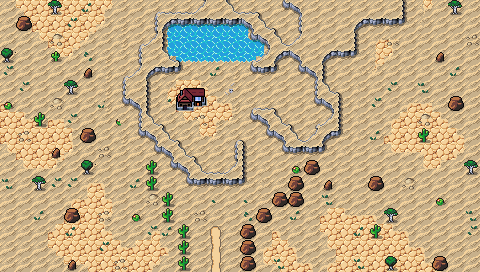

Below is a game level as drawn by its tile map, then a one-line description and the .tmx that defines it (tile-layer data replaced by summaries):
An orthogonal 30x17 tile map with 16x16 px tiles, 4 tile layers (Background, Ground, Clutter, Cave), 3 tilesets and 11 objects.

<map version="1.10" tiledversion="1.11.2" orientation="orthogonal" renderorder="right-down" width="30" height="17" tilewidth="16" tileheight="16" infinite="0" nextlayerid="8" nextobjectid="83">
 <editorsettings>
  <export target="wastetown..tmx" format="tmx" />
 </editorsettings>
 <properties>
  <property name="dungeonEffect" value="{&quot;startBattleWithCard&quot;: [ &quot;Mox Pearl|LEA&quot;, &quot;Pearl Medallion|TMP&quot;, &quot;Pearl Collector&quot; ]}" />
 </properties>
 <tileset firstgid="1" source="../../../../common/maps/tileset/main.tsx" />
 <tileset firstgid="10113" source="../../../../common/maps/tileset/buildings.tsx" />
 <tileset firstgid="11905" source="../../../../common/maps/tileset/dungeon/dungeon_bis.tsx" />
 <layer id="1" name="Background" width="30" height="17">
  <data>[510 cells, 510 non-empty, 2 distinct tile ids]</data>
 </layer>
 <layer id="2" name="Ground" width="30" height="17">
  <data>[510 cells, 203 non-empty, 21 distinct tile ids]</data>
 </layer>
 <layer id="3" name="Clutter" width="30" height="17">
  <data>[510 cells, 129 non-empty, 23 distinct tile ids]</data>
 </layer>
 <layer id="7" name="Cave" width="30" height="17">
  <properties>
   <property name="spriteLayer" type="bool" value="true" />
  </properties>
  <data>[510 cells, 203 non-empty, 46 distinct tile ids]</data>
 </layer>
 <objectgroup id="4" name="Objects">
  <object id="38" template="../../../../common/maps/obj/entry_up.tx" x="192" y="281" width="48" height="16">
   <properties>
    <property name="teleport" value="" />
   </properties>
  </object>
  <object id="56" template="../../../../common/maps/obj/collision.tx" x="-16" y="0" width="16" height="272" />
  <object id="57" template="../../../../common/maps/obj/collision.tx" x="480" y="0" width="16" height="272" />
  <object id="58" template="../../../../common/maps/obj/collision.tx" x="-16" y="272" width="512" height="16" />
  <object id="59" template="../../../../common/maps/obj/collision.tx" x="-16" y="-16" width="512" height="16" />
  <object id="75" template="../../../../common/maps/obj/enemy.tx" x="225.688" y="82.1724">
   <properties>
    <property name="effect" value="{ &quot;startBattleWithCard&quot;: [ &quot;True Conviction&quot;, &quot;Martyr's Bond&quot; ] }" />
    <property name="enemy" value="General Jarkeld" />
    <property name="spawn.Easy" type="bool" value="false" />
    <property name="spawn.Normal" type="bool" value="false" />
   </properties>
  </object>
  <object id="78" template="../../../../common/maps/obj/scroll.tx" x="205.5" y="161">
   <properties>
    <property name="reward" value="[ { &quot;type&quot;: &quot;card&quot;, &quot;cardName&quot;: &quot;Pearl Collector&quot;, &quot;count&quot;: 1 } ]" />
   </properties>
  </object>
  <object id="79" template="../../../../common/maps/obj/dialog.tx" x="170" y="224.75" width="89.5" height="15.5" visible="1">
   <properties>
    <property name="dialog">[
{
   "text": "The very air in this place is thick with white mana, filling you with a sense of profound courage. Atop the mesa ahead, a lone soldier stands, the infamous mox pearl hung around his neck. 
Your manasight stone blazes with power, near-blindingly bright.",
   "options": [{
      "name": "(Continue)", "action": [{"deleteMapObject":-1}]}]
}
]</property>
   </properties>
  </object>
  <object id="80" template="../../../../common/maps/obj/scroll.tx" x="287.5" y="106.5">
   <properties>
    <property name="reward" value="[ { &quot;type&quot;: &quot;card&quot;, &quot;cardName&quot;: &quot;Pearl Medallion&quot;, &quot;editions&quot;: [ &quot;TMP&quot; ], &quot;count&quot;: 1 } ]" />
   </properties>
  </object>
  <object id="81" template="../../../../common/maps/obj/enemy.tx" x="226.778" y="80.7964">
   <properties>
    <property name="effect" value="{ &quot;startBattleWithCard&quot;: [ &quot;True Conviction&quot; ] }" />
    <property name="enemy" value="General Jarkeld" />
    <property name="spawn.Hard" type="bool" value="false" />
    <property name="spawn.Insane" type="bool" value="false" />
   </properties>
  </object>
  <object id="82" template="../../../../common/maps/obj/shop.tx" x="177.25" y="118.25">
   <properties>
    <property name="commonShopList" value="ClassicBoosters" />
    <property name="mythicShopList" value="" />
    <property name="rareShopList" value="" />
    <property name="uncommonShopList" value="" />
   </properties>
  </object>
 </objectgroup>
</map>
